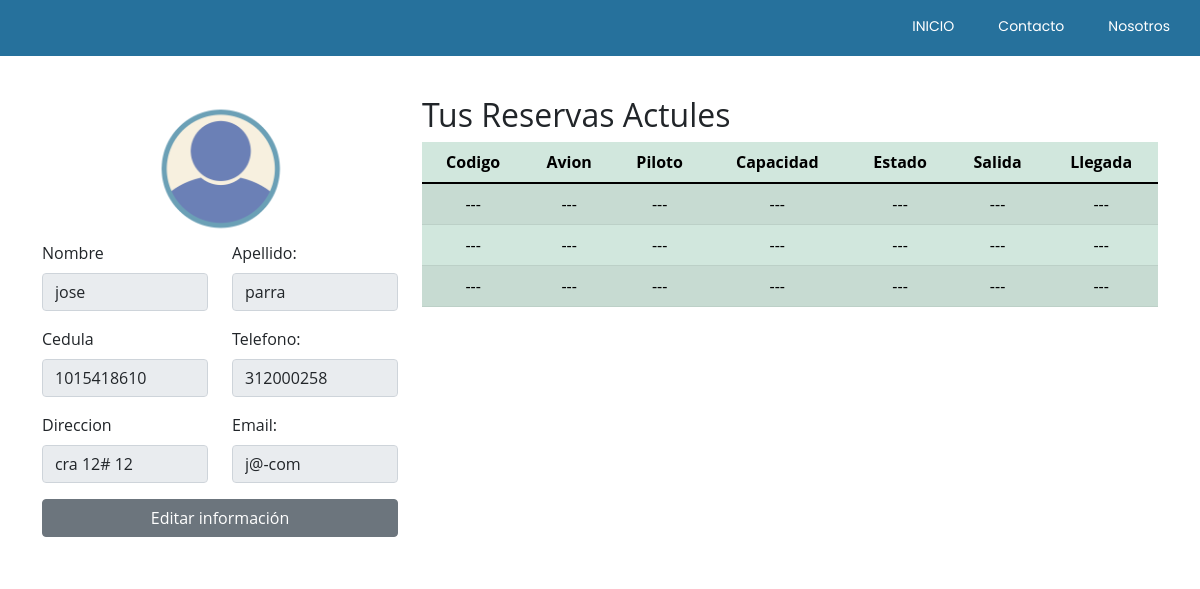
Before: /perfiluser with the older database file.
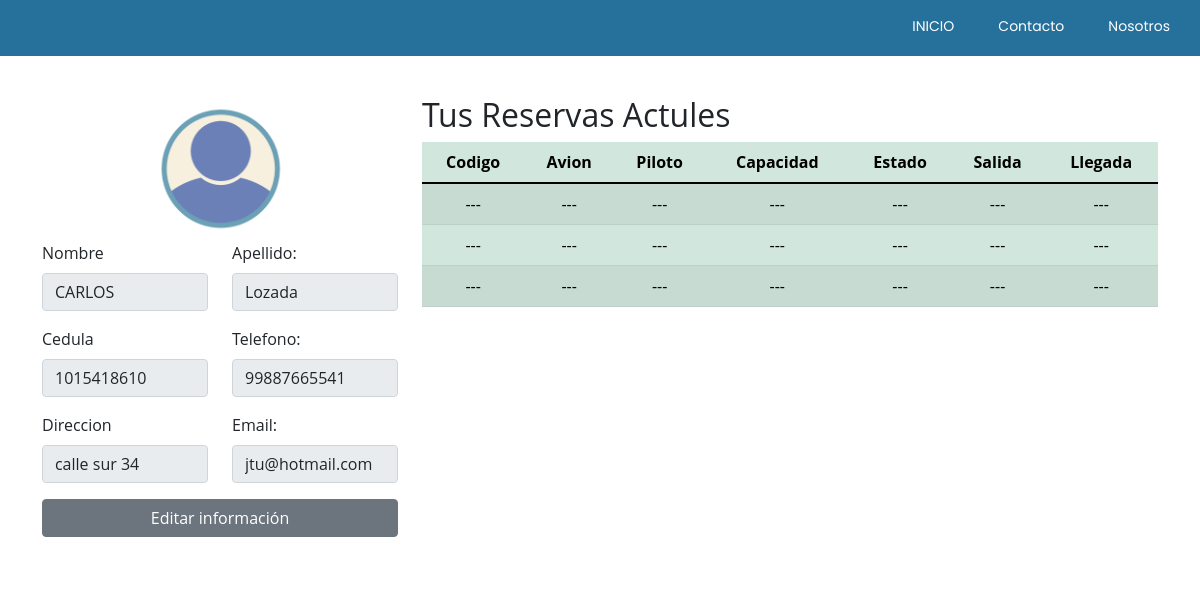
After: the same page with the newer database file.
### tables this page shows
CREATE TABLE registro (id INTEGER NOT NULL PRIMARY KEY AUTOINCREMENT, Nombre TEXT NOT NULL, Apellido TEXT NOT NULL, Cedula TEXT NOT NULL, Telefono TEXT NOT NULL, Direccion TEXT NOT NULL, Email TEXT NOT NULL, Pass TEXT NOT NULL);

### app.py (the view, shortened to what this page needs)
@app.route('/perfiluser' , methods = ['GET','POST'])
def perfiluser():
     if request.method == 'GET':
        conn = sqlite3.connect('db/superAirs.db')
        crsr=conn.cursor()
        crsr.execute("SELECT * FROM registro")
        lista=crsr.fetchall()
        return render_template ('perfiluser.html', lista=lista)

### templates/perfiluser.html (shortened to what this page needs)
<!DOCTYPE html>
<html lang="en">
<head>
    <link  rel="stylesheet" href="{{url_for('static', filename='css/style-b-navegacion.css')}}">
    <link  rel="stylesheet" href="{{url_for('static', filename='css/bootstrap.min1.css')}}">
    <link  rel="stylesheet" href="{{url_for('static', filename='css/Style-perfil-user.css')}}">
    <header>
        <div class="interior">
          <nav class="navegacion">
            <ul>
                <li><a href="{{url_for('inicio')}}" target="blank">INICIO</a></li>
                <li><a href="{{url_for('contacto')}}" target="blank">Contacto</a></li>
              <li><a href="" target="blank">Nosotros</a></li>
            </ul>
          </nav>
        </div>
      </header>
</head>
<body>
    <div class="container my-3">
        <div class="row">
            <div class="col-sm-12 col-md-4 col-lg-4 col-xl-4 py-4 bg-white">
               <center> <img class "avatar" src="{{url_for('static', filename='imgs/userAvatar.png')}}" width = "145" alt="avatar"> </center>
                <form name="addForm" class="form" action="/perfiluser" method="POST">
                  <div class="mb-3">
                     <div class="row">
                        <div class="col">
                            <label for="nombre" class="form-label">Nombre</label>
                            <input type="text" class="form-control" name="nombre" id="nombre" value="{{lista[0][1]}}"  placeholder="" disabled="" />
                        </div>
                         <div class="col">
                            <label for="descripcion" class="form-label">Apellido:</label>
                            <input type="text" class="form-control" name="apellido" id="apellido" value="{{lista[0][2]}}" placeholder=""   disabled=""/>
                        </div>
                      </div>
                    </div>
                    <div class="mb-3">
                        <div class="row">
                           <div class="col">
                               <label for="nombre" class="form-label">Cedula</label>
                               <input type="text" class="form-control" name="cedula" id="cedula" value="{{lista[0][3]}}" placeholder=""  disabled="" />
                           </div>
                            <div class="col">
                               <label for="descripcion" class="form-label">Telefono:</label>
                               <input type="text" class="form-control" name="telefono" id="telefono" value="{{lista[0][4]}}" placeholder=""  disabled=""/>
                           </div>
                        </div>
                    </div>
                    <div class="mb-3">
                        <div class="row">
                           <div class="col">
                               <label for="nombre" class="form-label">Direccion</label>
                               <input type="text" class="form-control" name="direccion" id="direccion" value="{{lista[0][5]}}" placeholder=""  disabled=""/>
                           </div>
                            <div class="col">
                               <label for="descripcion" class="form-label">Email:</label>
                               <input type="text" class="form-control" name="email" id="email" value="{{lista[0][6]}}" placeholder=""  disabled="" />
                           </div>
                        </div>
                    </div>
                    <div class="d-grid gap-2">
                        <input class="btn btn-secondary"  type="button" value ="Editar información" id ="editar_perfil" onclick="activarEditPerfil();" >
                    </div>
                </form>
            </div>
            <div class="col-sm-12 col-md-8 col-lg-8 col-xl-8 py-4 bg-white">
                <h2>Tus Reservas Actules</h2>
                <table class="table table-success table-striped">
                    <thead>
                        <tr>
                            <th class="centrado">Codigo</th>
                            <th class="centrado">Avion</th>
                            <th class="centrado">Piloto</th>
                            <th class="centrado">Capacidad</th>
                            <th class="centrado">Estado</th>
                            <th class="centrado">Salida</th>
                            <th class="centrado">Llegada</th>
                        </tr>
                    </thead>
                    <tbody>
                        <tr>
                            <td class="centrado">---</td>
                            <td class="centrado">---</td>
                            <td class="centrado">---</td>
                            <td class="centrado">---</td>
                            <td class="centrado">---</td>
                            <td class="centrado">---</td>
                            <td class="centrado">---</td>
                        </tr>
                        <tr>
                            <td class="centrado">---</td>
                            <td class="centrado">---</td>
                            <td class="centrado">---</td>
                            <td class="centrado">---</td>
                            <td class="centrado">---</td>
                            <td class="centrado">---</td>
                            <td class="centrado">---</td>
                        </tr>
                        <tr>
                            <td class="centrado">---</td>
                            <td class="centrado">---</td>
                            <td class="centrado">---</td>
                            <td class="centrado">---</td>
                            <td class="centrado">---</td>
                            <td class="centrado">---</td>
                            <td class="centrado">---</td>
                        </tr>
                    </tbody>
                </table>
            </div>
        </div>
    </div>
</body>
</html>

### static/css/style-b-navegacion.css (style rules this page uses)
* { margin: 0; padding: 0; box-sizing: border-box; text-decoration: none; font-family: "Open Sans", sans-serif; }
header { width: 100%; height: 56px; background-color: #26719c; }
.interior { max-width: 100%; padding: 0 0x; margin: auto; }
.navegacion { float: right; display: flex; align-items: center; min-height: 56px; z-index: 1000; }
.navegacion ul { list-style: none; padding: 0 10px; }
.navegacion ul li { display: inline-block; position: relative; transition: .3s linear; z-index: 1000; margin-top: 10px; }
.navegacion ul li a { color: #ffffff; text-align: center; font-size: 14px; padding: 12px 20px; transition: .3s linear; text-decoration: none; font-family: 'Poppins'; }

### static/css/Style-perfil-user.css (style rules this page uses)
.bg-white { background-color: #ffffff; }
.centrado { text-align: center; vertical-align: middle; }

Changed rows visible on the page:
changed registro: nombre "jose" → "CARLOS"; apellido "parra" → "Lozada"; telefono "312000258" → "99887665541"; direccion "cra 12# 12" → "calle sur 34"; email "j@-com" → "jtu@hotmail.com"
